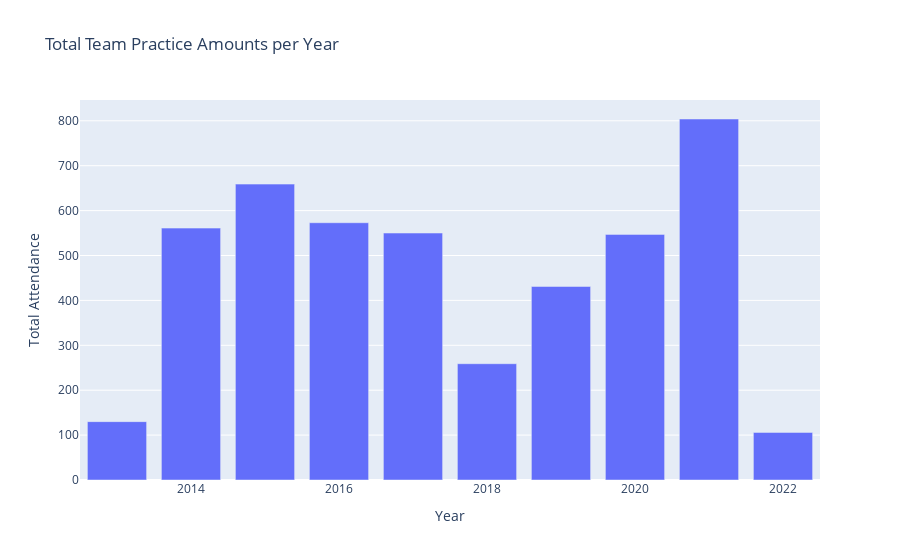

Notebook cell for this chart:
### Code cell
import plotly.express as px

# Assuming 'Year' is a column in your DataFrame and 'Type' represents different event types
team_practice = df_att[df_att['Type'] == 'Team Practice']
team_practice_per_year = team_practice.groupby('Year')['Attendance'].sum().reset_index()

# Create a bar plot
fig = px.bar(team_practice_per_year, x='Year', y='Attendance', title='Total Team Practice Amounts per Year')
fig.update_layout(xaxis_title='Year', yaxis_title='Total Attendance')
fig.show()

### Figure 1 — Plotly figure (JSON) as saved in the notebook; plotly's stock layout.template omitted (floating-point values rounded to 4 significant figures)
{"data": [{"alignmentgroup": "True", "hovertemplate": "Year=%{x}<br>Attendance=%{y}<extra></extra>", "legendgroup": "", "marker": {"color": "#636efa", "pattern": {"shape": ""}}, "name": "", "offsetgroup": "", "orientation": "v", "showlegend": false, "textposition": "auto", "type": "bar", "x": [2013, 2014, 2015, 2016, 2017, 2018, 2019, 2020, 2021, 2022], "xaxis": "x", "y": [130, 561, 659, 573, 550, 259, 431, 547, 804, 106], "yaxis": "y"}], "layout": {"barmode": "relative", "legend": {"tracegroupgap": 0}, "title": {"text": "Total Team Practice Amounts per Year"}, "xaxis": {"anchor": "y", "domain": [0, 1], "title": {"text": "Year"}}, "yaxis": {"anchor": "x", "domain": [0, 1], "title": {"text": "Total Attendance"}}}}
